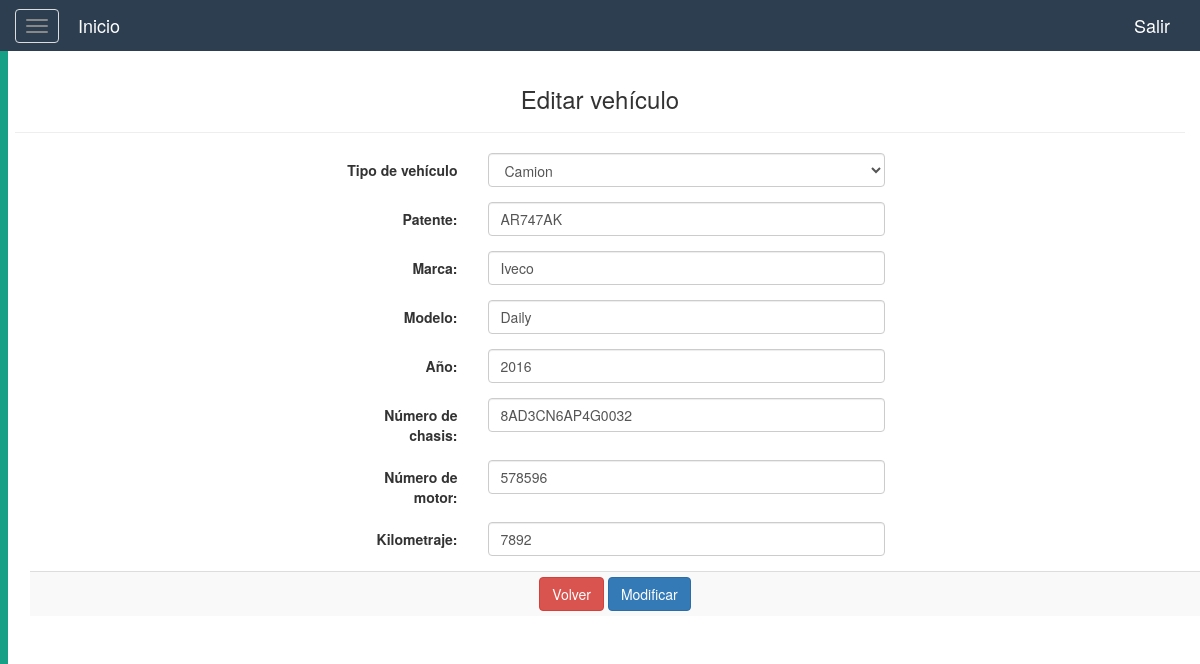
The app's page /logistica/editarVehiculo.php?id=6 (signed in) with its own data.
### tables this page shows
CREATE TABLE Vehiculo(
	idVehiculo int(11) NOT NULL AUTO_INCREMENT,
    tipo_vehiculo enum('Camion', 'Acoplado') NOT NULL DEFAULT 'Camion',
    patente varchar(45) NOT NULL UNIQUE,
	marca varchar(45) NOT NULL,
    modelo varchar(45) NOT NULL,
    anio year(4) NOT NULL,
    nro_chasis varchar(45) NOT NULL,
    nro_motor int(11),
    km int(11) NOT NULL,
    PRIMARY KEY (idVehiculo)
);

### resources/db/control.php (called while the page is built, shortened)
<?php
    class controlDB{
        function __construct(){
            try{
            $host="localhost";
            $dbname="logistica";
            $user="root";
            $pass="";
            $this->con=mysqli_connect($host,$user,$pass) or die("No se puede conectar con la base de datos.");
            mysqli_select_db($this->con,$dbname)or die("No se encuentra la base de datos.");
            mysqli_set_charset($this->con, "utf8");
            }catch(Exception $ex){
                throw $ex;
            }
        }
        function consultar($sql){
            $result=mysqli_query($this->con,$sql);
            $data=null;
            if($result){
                while($fila=mysqli_fetch_array($result)){
                    $data[]=$fila;
                }
            }
            return $data;
        }
    }
?>

### logistica/editarVehiculo.php (the view, shortened to what this page needs)
<!DOCTYPE html>
<html lang="es">
<head>
    <?php
        $cod = $_GET['id'];
        $obj = new controlDB();
        $vehiculo = $obj -> consultar("SELECT *
            FROM Vehiculo
            WHERE idVehiculo = '$cod'");
    ?>
</head>
<body>
    <?php
        require_once($_SERVER['DOCUMENT_ROOT'].'/resources/templates/header.php');
    ?>
    <div id="wrapper">
    <?php
        require_once($_SERVER['DOCUMENT_ROOT'].'/resources/templates/sidebar.php');
    ?>
        <div id="page-content-wrapper">
            <div class="container-fluid">
                <div class="row">
                    <div class="col-lg-12 text-center">
                        <div class="row">
                            <div class="col">
                                <h3>Editar veh&iacute;culo</h3>
                                <hr>
                            </div>
                        </div>
                        <div class="container">
                            <div class="row">
                                <div class="col">
                                    <form action="bdVehiculo.php" method="post" class="form-horizontal" onsubmit="return validar()">
                                        <table class="table table-striped  table-condensed table-hover">
                                            <?php foreach($vehiculo as $vehiculos){ ?>
                                            <div class="form-group">
                                                <div class="col-xs-12 col-lg-6 col-lg-offset-3">
                                                    <div class="control-label col-xs-4 col-sm-3">
                                                        <label for="">Tipo de veh&iacute;culo</label>
                                                    </div>
                                                    <div class="col-xs-8 col-sm-9">
                                                        <select class="form-control" id="tipo_vehiculo" name="tipo_vehiculo" onblur="return ocultarMotor()">
														  <option value="Camion">Camion</option>
                                                        </select>
                                                    </div>
                                                </div>
                                            </div>
                                            <div class="form-group">
                                                <div class="col-xs-12 col-lg-6 col-lg-offset-3">
                                                    <label class="control-label col-xs-4 col-sm-3">Patente:</label>
                                                    <div class="col-xs-8 col-sm-9">
                                                        <input type="text" class="form-control" value="<?php echo $vehiculos['patente']; ?>" name="patente" id="patente">
                                                    </div>
                                                </div>
                                            </div>
                                            <div class="form-group">
                                                <div class="col-xs-12 col-lg-6 col-lg-offset-3">
                                                    <label class="control-label col-xs-4 col-sm-3">Marca:</label>
                                                    <div class="col-xs-8 col-sm-9">
                                                        <input type="text" class="form-control" value="<?php echo $vehiculos['marca']; ?>" name="marca" id="marca">
                                                    </div>
                                                </div>
                                            </div>
                                            <div class="form-group">
                                                <div class="col-xs-12 col-lg-6 col-lg-offset-3">
                                                    <label class="control-label col-xs-4 col-sm-3">Modelo:</label>
                                                    <div class="col-xs-8 col-sm-9">
                                                        <input type="text" class="form-control" value="<?php echo $vehiculos['modelo']; ?>" name="modelo" id="modelo">
                                                    </div>
                                                </div>
                                            </div>
                                            <div class="form-group">
                                                <div class="col-xs-12 col-lg-6 col-lg-offset-3">
                                                    <label class="control-label col-xs-4 col-sm-3">A&ntilde;o:</label>
                                                    <div class="col-xs-8 col-sm-9">
                                                        <input type="number" class="form-control" value="<?php echo $vehiculos['anio']; ?>" name="anio" id="anio">
                                                    </div>
                                                </div>
                                            </div>
                                            <div class="form-group">
                                                <div class="col-xs-12 col-lg-6 col-lg-offset-3">
                                                    <label class="control-label col-xs-4 col-sm-3">N&uacute;mero de chasis:</label>
                                                    <div class="col-xs-8 col-sm-9">
                                                        <input type="text" class="form-control" value="<?php echo $vehiculos['nro_chasis']; ?>" name="nro_chasis" id="nro_chasis">
                                                    </div>
                                                </div>
                                            </div>
                                            <div class="form-group">
                                                <div class="col-xs-12 col-lg-6 col-lg-offset-3">
                                                    <label class="control-label col-xs-4 col-sm-3">N&uacute;mero de motor:</label>
                                                    <div class="col-xs-8 col-sm-9">
                                                        <input type="number" class="form-control" value="<?php echo $vehiculos['nro_motor']; ?>" name="nro_motor" id="nro_motor">
                                                    </div>
                                                </div>
                                            </div>
                                            <div class="form-group">
                                                <div class="col-xs-12 col-lg-6 col-lg-offset-3">
                                                    <label class="control-label col-xs-4 col-sm-3">Kilometraje:</label>
                                                    <div class="col-xs-8 col-sm-9">
                                                        <input type="text" class="form-control" value="<?php echo $vehiculos['km']; ?>" name="kilometros" id="kilometros" onblur="return validar()">
                                                    </div>
                                                </div>
                                            </div>
                                            <tr>
                                                <td colspan="3" class="text-center">
                                                    <a href="vista_vehiculos.php" class="btn btn-danger">Volver</a>
                                                    <input type="submit" value="Modificar" class="btn btn-primary">
                                                </td>
                                            </tr>
                                            <?php } ?>
                                        </table>
                                    </form>
                                </div>
                            </div>
                        </div>
                    </div>
                </div>
            </div>
        </div>
    </div>
</body>
</html>

### resources/css/menuLateral.css (style rules this page uses)
#page-content-wrapper { width: 100%; height: 100%; position: absolute; padding: 15px; }

### records on screen
vehiculo: patente "AR747AK", marca "Iveco", modelo "Daily", anio "2016", nro_chasis "8AD3CN6AP4G0032", nro_motor "578596", kilometros "7892"
